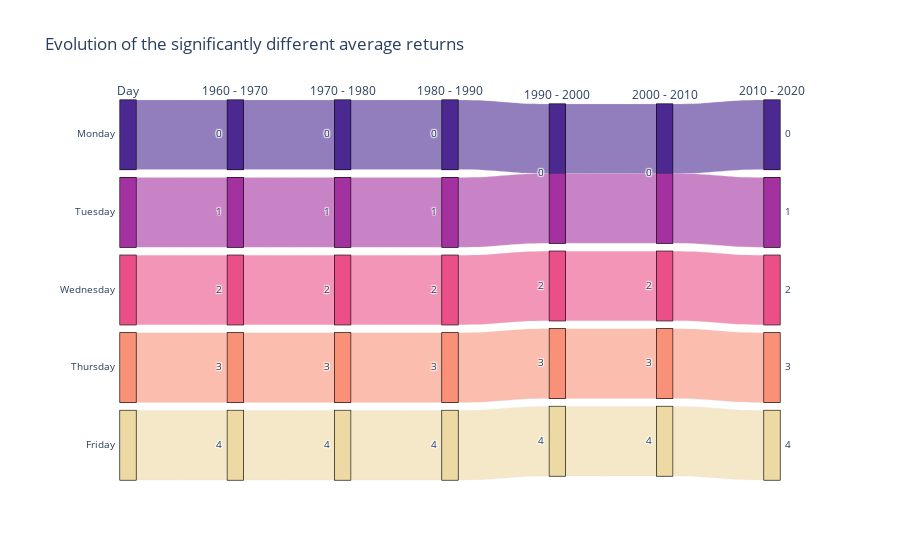

The cell this chart's notebook holds for it:
### Markdown cell above
#### Monday effect across time

Since the stock market evolves significantly over time, we will also analyze how the impact of the day of the week changes over different periods. To do so, we will do the Welch test for each decade to see if the difference has always been statistically significant.

### Code cell
plot_fluvial(df_copy.copy())

### Figure 1 — Plotly figure (JSON) as saved in the notebook; plotly's stock layout.template omitted (floating-point values rounded to 4 significant figures)
{"data": [{"dimensions": [{"label": "Day", "values": ["Monday", "Tuesday", "Wednesday", "Thursday", "Friday"]}, {"label": "1960 - 1970", "values": [0, 1, 2, 3, 4]}, {"label": "1970 - 1980", "values": [0, 1, 2, 3, 4]}, {"label": "1980 - 1990", "values": [0, 1, 2, 3, 4]}, {"label": "1990 - 2000", "values": [0, 0, 2, 3, 4]}, {"label": "2000 - 2010", "values": [0, 0, 2, 3, 4]}, {"label": "2010 - 2020", "values": [0, 1, 2, 3, 4]}], "line": {"color": [0, 1, 2, 3, 4], "colorscale": [[0, "rgb(75, 41, 145)"], [0.1667, "rgb(135, 44, 162)"], [0.3333, "rgb(192, 54, 157)"], [0.5, "rgb(234, 79, 136)"], [0.6667, "rgb(250, 120, 118)"], [0.8333, "rgb(246, 169, 122)"], [1, "rgb(237, 217, 163)"]], "shape": "hspline"}, "type": "parcats"}], "layout": {"title": {"text": "Evolution of the significantly different average returns"}}}
